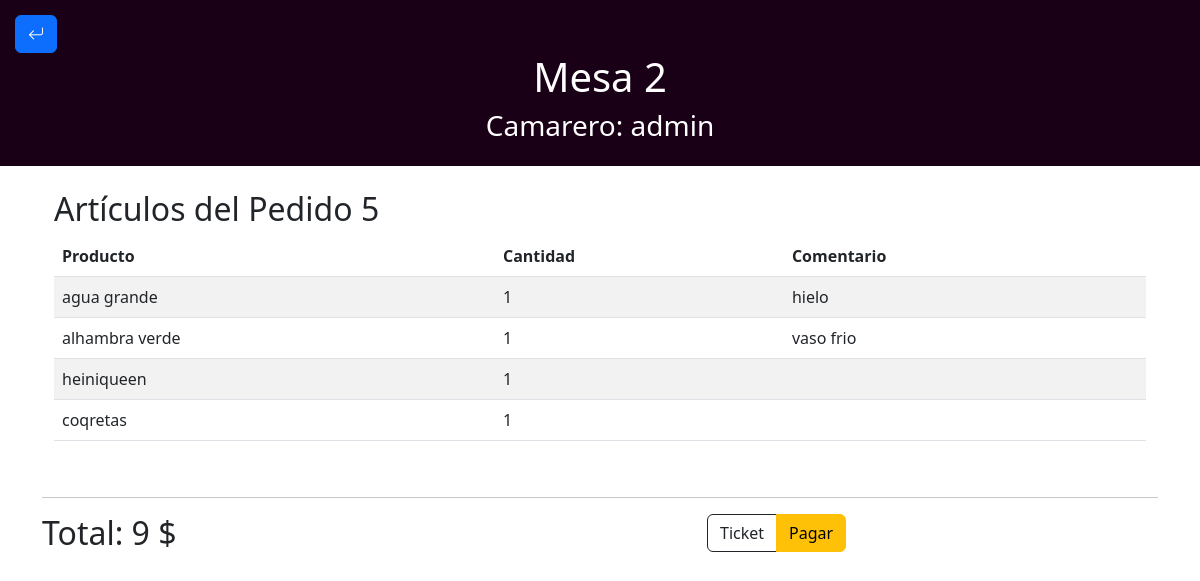
The app's page /camarero/listarPedido.php?id=2 (signed in) with its own data.
### tables this page shows
CREATE TABLE `pedidos` (
  `id` int(11) NOT NULL,
  `mesa` varchar(10) DEFAULT NULL,
  `total` float NOT NULL,
  `pagado` int(11) NOT NULL
);

CREATE TABLE `lineas_pedidos` (
  `id` int(11) NOT NULL,
  `pedido` int(11) NOT NULL,
  `producto` int(11) NOT NULL,
  `cant` int(10) NOT NULL,
  `comentario` varchar(50) NOT NULL
);

### camarero/listarPedido.php (the view, shortened to what this page needs)
<?php
include "../conexion.php";
$mesaId = isset($_GET['id']) ? $_GET['id'] : null;
$consultaPedido = "SELECT id FROM pedidos WHERE mesa = '$mesaId'";
$resultadoPedido = mysqli_query($conn, $consultaPedido);
if ($resultadoPedido && mysqli_num_rows($resultadoPedido) > 0) {
    $filaPedido = mysqli_fetch_assoc($resultadoPedido);
    $pedidoId = $filaPedido['id'];
} else {
    die("Error: No se encontró un pedido activo para esta mesa.");
}
$consultaLineas = "
    SELECT lp.*,
           (SELECT p.nombre FROM productos p WHERE p.id = lp.producto) AS nombre
    FROM lineas_pedidos lp
    WHERE lp.pedido = '$pedidoId'";
$resultadoLineas = mysqli_query($conn, $consultaLineas);
?>
<!DOCTYPE html>
<html lang="es">
<head>
    <link rel="stylesheet" href="stylesPedido.css">
    <link rel="stylesheet" href="https://cdn.jsdelivr.net/npm/bootstrap-icons@1.11.3/font/bootstrap-icons.min.css">
    <link href="https://cdn.jsdelivr.net/npm/bootstrap@5.3.0/dist/css/bootstrap.min.css" rel="stylesheet">
</head>
<body>
    <nav>
        <div class="volver">
            <a href="salon.php" class="btn btn-primary"><i class="bi bi-arrow-return-left"></i></a>
        </div>
        <div class="centrar">
            <?php
            $idmesa = $_GET['id'];
            echo "<h1>Mesa $idmesa</h1>";
            $nombre = $_SESSION['nombre'];
            echo "<h3>Camarero: $nombre</h3>";
            ?>
        </div>
    </nav>
    <div class="container mt-4">
        <section>
            <div class="container">
                <h2>Artículos del Pedido <?php echo "$pedidoId"; ?></h2>
                <?php
                if ($resultadoLineas && mysqli_num_rows($resultadoLineas) > 0) {
                    echo "<table class='table table-striped'>";
                    echo "<thead><tr><th>Producto</th><th>Cantidad</th><th>Comentario</th></tr></thead>";
                    echo "<tbody>";
                    while ($filaLinea = mysqli_fetch_assoc($resultadoLineas)) {
                        $nombreProducto = $filaLinea['nombre'];
                        $cantidad = $filaLinea['cant'];
                        $comentario = $filaLinea['comentario'];
                        echo "<tr>";
                        echo "<td>$nombreProducto</td>";
                        echo "<td>$cantidad</td>";
                        echo "<td>$comentario</td>";
                        echo "</tr>";
                    }
                    echo "</tbody>";
                    echo "</table>";
                } else {
                    echo "<p>No hay artículos en este pedido.</p>";
                }
                ?>
            </div>
        </section>
        <br>
        <hr>
        <footer class="row justify-content-between">
            <?php
            $consultaTotal = "SELECT total FROM pedidos WHERE id = '$pedidoId'";
            $resultadoTotal = mysqli_query($conn, $consultaTotal);
            if ($resultadoTotal && mysqli_num_rows($resultadoTotal) > 0) {
                $filaTotal = mysqli_fetch_assoc($resultadoTotal);
                $totalPedido = $filaTotal['total'];
                echo "<h2 class='col-5'>Total: $totalPedido $</h2>";
            } else {
                echo "<h2>Total: No disponible</h2>";
            }
            ?>
            <div class="col-5">
                <div class="btn-group">
                    <button class="btn btn-outline-dark">Ticket</button>
                    <button class="btn btn-warning" data-bs-toggle="modal" data-bs-target="#myModal">Pagar</button>
                </div>
            </div>
        </footer>
    </div>
</body>
</html>

### camarero/stylesPedido.css (style rules this page uses)
body { margin: 0 auto; }
nav { background-color: rgb(26, 0, 23); color: white; padding: 15px; }
nav .volver { justify-content: left; }
nav .centrar { text-align: center; }
section { margin-bottom: 10px; }

### records on screen
pedidos: id "5", total "9"
lineas_pedidos: nombreProducto "agua grande", cant "1", comentario "hielo"
lineas_pedidos: nombreProducto "alhambra verde", cant "1", comentario "vaso frio"
lineas_pedidos: nombreProducto "heiniqueen", cant "1"
lineas_pedidos: nombreProducto "coqretas", cant "1"

### other values on screen
$idmesa "2"
$nombre "admin"
